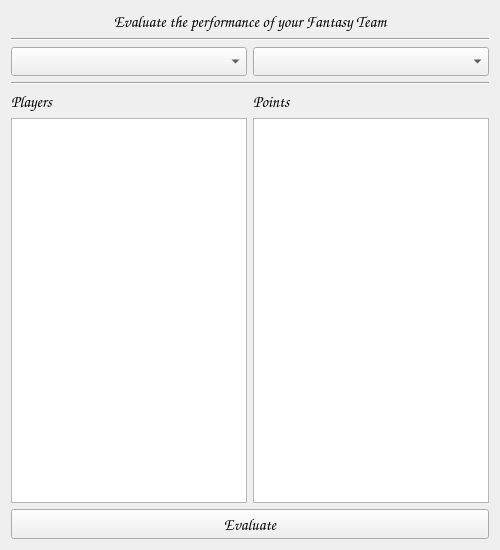
<?xml version="1.0" encoding="UTF-8"?>
<ui version="4.0">
 <class>ui_evaluate</class>
 <widget class="QWidget" name="ui_evaluate">
  <property name="geometry">
   <rect>
    <x>0</x>
    <y>0</y>
    <width>500</width>
    <height>550</height>
   </rect>
  </property>
  <property name="minimumSize">
   <size>
    <width>420</width>
    <height>300</height>
   </size>
  </property>
  <property name="maximumSize">
   <size>
    <width>500</width>
    <height>550</height>
   </size>
  </property>
  <property name="font">
   <font>
    <family>Comic Sans MS</family>
    <pointsize>12</pointsize>
   </font>
  </property>
  <property name="windowTitle">
   <string>Form</string>
  </property>
  <layout class="QGridLayout" name="gridLayout">
   <item row="5" column="1">
    <widget class="QListWidget" name="lw_points">
     <property name="font">
      <font>
       <family>Comic Sans MS</family>
       <pointsize>12</pointsize>
      </font>
     </property>
    </widget>
   </item>
   <item row="5" column="0">
    <widget class="QListWidget" name="lw_player">
     <property name="font">
      <font>
       <family>Comic Sans MS</family>
       <pointsize>12</pointsize>
      </font>
     </property>
    </widget>
   </item>
   <item row="2" column="0">
    <widget class="QComboBox" name="e_cb_team"/>
   </item>
   <item row="1" column="0" colspan="2">
    <widget class="Line" name="e_line1">
     <property name="orientation">
      <enum>Qt::Horizontal</enum>
     </property>
    </widget>
   </item>
   <item row="0" column="0" colspan="2">
    <widget class="QLabel" name="e_label">
     <property name="font">
      <font>
       <weight>75</weight>
       <bold>true</bold>
      </font>
     </property>
     <property name="text">
      <string>Evaluate the performance of your Fantasy Team</string>
     </property>
     <property name="alignment">
      <set>Qt::AlignCenter</set>
     </property>
    </widget>
   </item>
   <item row="2" column="1">
    <widget class="QComboBox" name="e_cb_match"/>
   </item>
   <item row="3" column="0" colspan="2">
    <widget class="Line" name="e_line2">
     <property name="orientation">
      <enum>Qt::Horizontal</enum>
     </property>
    </widget>
   </item>
   <item row="6" column="0" colspan="2">
    <widget class="QPushButton" name="e_b_evaluate">
     <property name="minimumSize">
      <size>
       <width>120</width>
       <height>30</height>
      </size>
     </property>
     <property name="text">
      <string>Evaluate</string>
     </property>
    </widget>
   </item>
   <item row="4" column="0">
    <widget class="QLabel" name="e_label_players">
     <property name="text">
      <string>Players</string>
     </property>
    </widget>
   </item>
   <item row="4" column="1">
    <widget class="QLabel" name="e_label_points">
     <property name="text">
      <string>Points</string>
     </property>
    </widget>
   </item>
  </layout>
 </widget>
 <resources/>
 <connections/>
</ui>
